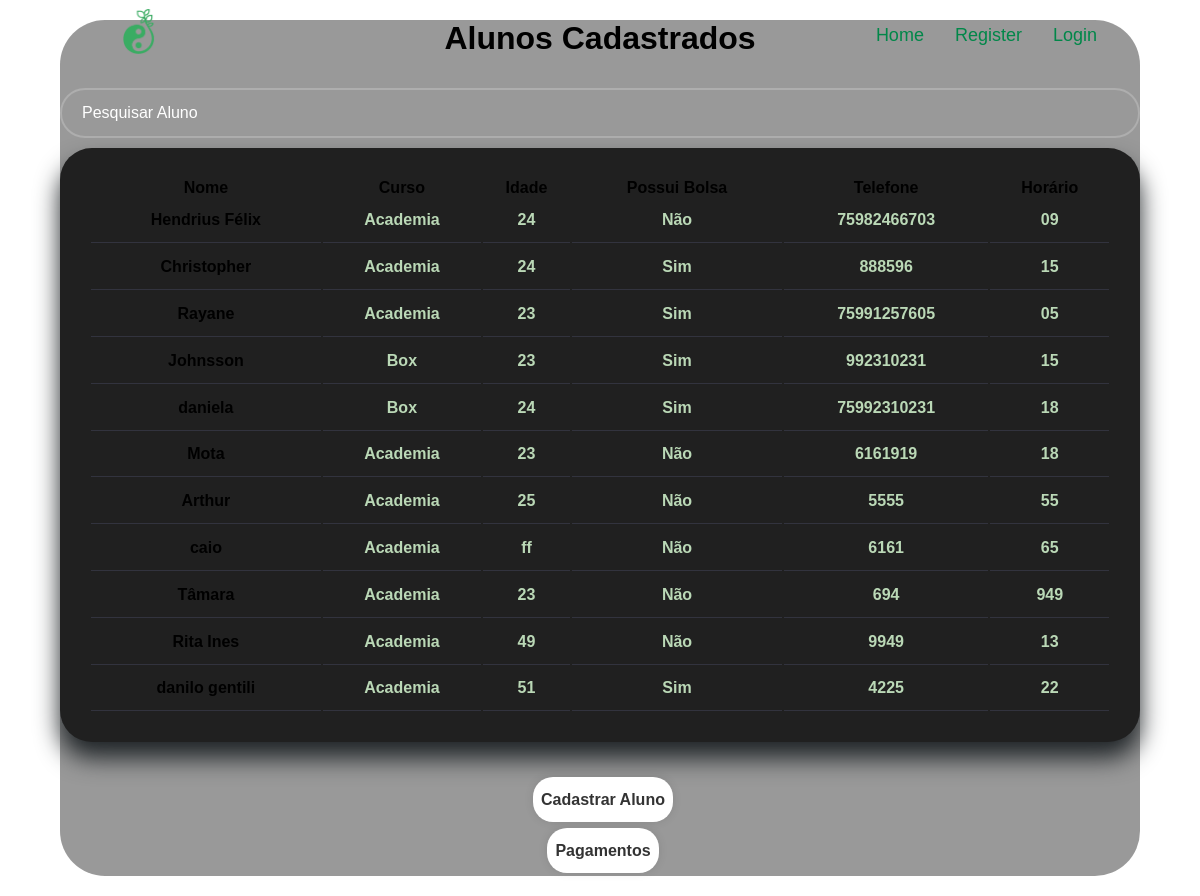
The app's page /alunos with its own data.
### app.py (models this page shows, shortened)
class Aluno(db.Model):
    __bind_key__ =  "aluno_database"
    id = db.Column(db.Integer, primary_key = True)
    nome = db.Column(db.String(20))
    idade = db.Column(db.Integer())
    cpf = db.Column(db.Integer())
    curso = db.Column(db.String(128))
    telefone = db.Column(db.Integer())
    horario= db.Column(db.String(128))
    email = db.Column(db.String(128))
    aniversario = db.Column(db.String(128))
    bolsa = db.Column(db.Boolean())
    pagamento = db.relationship('Pagamento', backref='aluno', lazy='dynamic')

### app.py (the view)
@app.route("/alunos", methods=["GET", "POST"])
def alunos_cadastrados():
    alunos = Aluno.query.all()
    return render_template('alunos.html', alunos = alunos)

### templates/alunos.html (shortened to what this page needs)
<!DOCTYPE html>
<html lang="pt-BR">
  <head>
  </head>
  <body>
    {%include "navigation.html"%}
    <div class="container">
      <div class="wrapper">
        <div>
          <h1>Alunos Cadastrados</h1>
        </div>
        <div class="dados-aluno">
          <div class="input-box input">
            <input type="text" id="input-pesquisa" onkeyup="search_aluno_table()" placeholder="Pesquisar Aluno">
          </div>
          <table>
            <thead>
             <tr>
              <th>Nome</th>
              <th>Curso</th>
              <th>Idade</th>
              <th>Possui Bolsa</th>
              <th>Telefone</th>
              <th>Horário</th>
             </tr>
            </thead>
            <tbody id="aluno-pesquisa_table">
                  {% for aluno in alunos %}
                    <tr>
                      <td>
                        <a href="{{ url_for('aluno', aluno_id=aluno.id) }}">
                          {{aluno.nome}}
                        </a>
                      </td>
                      <td>
                        {{aluno.curso}}
                      </td>
                      <td>
                        {{aluno.idade}}
                      </td>
                      <td>
                        {%if aluno.bolsa == True: %} Sim {%else%} Não {%endif%}
                      </td>
                      <td>
                        {{aluno.telefone}}
                      </td>
                      <td>
                        {{aluno.horario}}
                      </td>
                    </tr>
                  {% endfor %}
            </tbody>
          </table>
        </div>
        <div class="cadastrar-aluno">
          <div>
            <a href="{{ url_for('cadastro_aluno') }}"
              ><button class="btn">Cadastrar Aluno</button></a
            >
          </div>
        </div>
        <div class="pagamento">
          <a href="{{url_for('pagamentos')}}">
            <button class="btn">Pagamentos</button>
          </a>
        </div>
      </div>
    </div>
  </body>
</html>

### templates/navigation.html (shortened to what this page needs)
<link
  rel="stylesheet"
  href="{{ url_for('static', filename='css/navbar.css')}}"
/>
<nav id="topNav" class="nav-bar">
  <a class="logo" href="{{url_for('home')}}"
    ><img src="../static/img/logo2.png" alt="logo AEESI"
  /></a>
  <div class="menu-nav">
    <a href="{{url_for('home')}}">Home</a>
    <a href="{{url_for('register')}}">Register</a>
    <a href="{{url_for('login')}}">Login</a>
  </div>
</nav>

### static/css/navbar.css (style rules this page uses)
* { margin: 0; padding: 0; outline: 0; appearance: 0; border: 0; text-decoration: none; box-sizing: border-box; }
body { width: 100vw; font-family: "Poppins", sans-serif; user-select: none; overflow-x: hidden; background-color: #ffffff; color: black; position: absolute; }
.container { margin: 0 auto; display: flex; justify-content: center; align-items: center; min-height: 100%; flex-direction: column; padding-bottom: 130px; }
.wrapper { background: rgba(0, 0, 0, 0.4); display: flex; justify-content: center; align-items: center; flex-direction: column; width: 80%; min-height: 600px; height: fit-content; border-radius: 45px; font-weight: 600; margin-top: 20px; }
.wrapper h1 { text-align: center; }
.nav-bar { position: absolute; top: 0; left: 0; height: 70px; width: 100%; padding: 20px 100px; display: flex; justify-content: space-between; align-items: center; z-index: 100; background: transparent; font-size: 18px; font-weight: 500; text-decoration: none; overflow: hidden; }
.logo { font-size: 32px; color: #44704a; text-decoration: none; font-weight: 600; }
.logo img { height: 45px; }
.nav-bar a { text-decoration: none; color: #018749; font-weight: 500; margin-left: 20px; padding: 3px; }
a:is(:link, :active, :visited).active { color: #01ce72 !important; border-bottom: 1px solid #01ce72; }
.wrapper .input-box { width: 100%; height: 50px; position: relative; margin: 10px 0px; }
.input-box input { color: #b9b9b9; width: 100%; height: 100%; background: transparent; border: none; outline: none; border: 2px solid rgba(255, 255, 255, 0.2); border-radius: 40px; font-size: 16px; padding: 20px 45px 20px 20px; font-weight: 400; }
.input-box input::placeholder { color: #ffffff; }
.wrapper .btn { width: 100%; height: 45px; background: #fff; border: none; outline: none; border-radius: 20px; box-shadow: 0 0 10px rgba(0, 0, 0, 0.1); cursor: pointer; font-size: 16px; color: #333; font-weight: 600; margin: 3px; padding: 5px; }
.wrapper a { text-decoration: none; color: black; }
.wrapper .dados-aluno { margin-top: 1.3rem; margin-bottom: 2rem; width: 100%; }
.dados-aluno table { background-color: rgb(32, 32, 32); width: 100%; padding: 1.8rem; text-align: center; box-shadow: 0 1rem 1.5rem #202528; border-radius: 2rem; transition: all 0.3s ease; }
.dados-aluno table tbody td { height: 2.8rem; border-bottom: 1px solid rgba(132, 139, 200, 0.18); color: #bad8b6; }
@media (max-width: 1200px) { .wrapper { width: 90%; } }
@media (max-width: 1200px) { .container { padding-bottom: 20px; } }

### records on screen
Aluno: nome "Hendrius Félix", curso "Academia", idade "24", bolsa "Não", telefone "75982466703", horario "09"
Aluno: nome "Christopher", curso "Academia", idade "24", bolsa "Sim", telefone "888596", horario "15"
Aluno: nome "Rayane", curso "Academia", idade "23", bolsa "Sim", telefone "75991257605", horario "05"
Aluno: nome "Johnsson", curso "Box", idade "23", bolsa "Sim", telefone "992310231", horario "15"
Aluno: nome "daniela", curso "Box", idade "24", bolsa "Sim", telefone "75992310231", horario "18"
Aluno: nome "Mota", curso "Academia", idade "23", bolsa "Não", telefone "6161919", horario "18"
Aluno: nome "Arthur", curso "Academia", idade "25", bolsa "Não", telefone "5555", horario "55"
Aluno: nome "caio", curso "Academia", idade "ff", bolsa "Não", telefone "6161", horario "65"
Aluno: nome "Tâmara", curso "Academia", idade "23", bolsa "Não", telefone "694", horario "949"
Aluno: nome "Rita Ines", curso "Academia", idade "49", bolsa "Não", telefone "9949", horario "13"
Aluno: nome "danilo gentili", curso "Academia", idade "51", bolsa "Sim", telefone "4225", horario "22"
